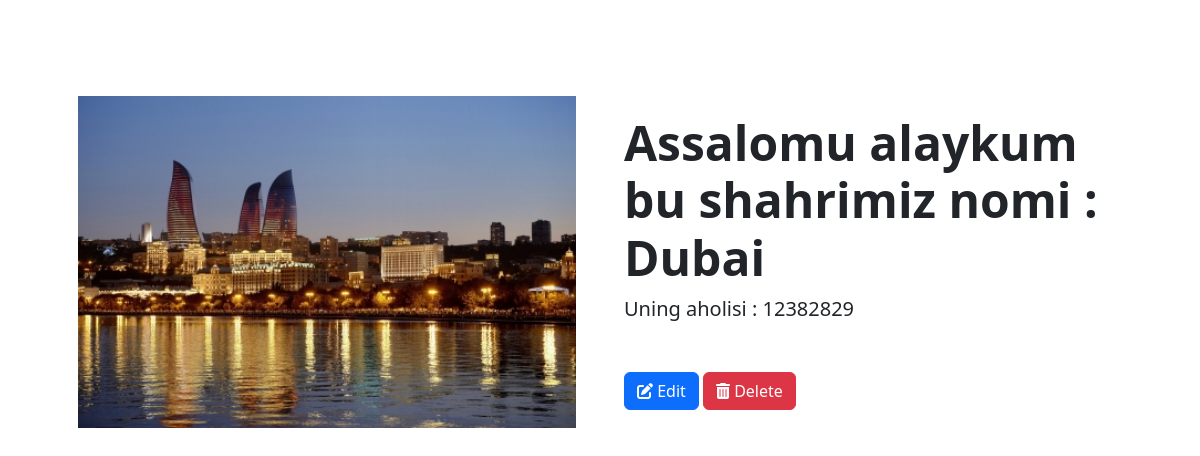
The app's page /batafsil/1/ with its own data.
### air/models.py (models this page shows, shortened)
class Air(models.Model):
    name = models.CharField(max_length=100)
    aholi = models.PositiveIntegerField()
    category = models.ForeignKey(Category, on_delete=models.CASCADE, related_name='airs')
    image = models.ImageField(upload_to='air_images', null=True)

### air/views.py (the view)
# urls.py: path('batafsil/<int:id>/',batafsil ,name="batafsil"),
def batafsil(request, id):
    air = get_object_or_404(Air, id=id)
    categories = Category.objects.all()
    reys = Reys.objects.all()
    return render(request, 'batafsil.html', context={'air': air, "cats": categories, "reys": reys})

### templates/batafsil.html (shortened to what this page needs)
<link rel="stylesheet" href="https://cdnjs.cloudflare.com/ajax/libs/font-awesome/6.5.2/css/all.min.css" />
<link href="https://cdn.jsdelivr.net/npm/bootstrap@5.3.3/dist/css/bootstrap.min.css" rel="stylesheet">
        <section class="py-5">
            <div class="container px-4 px-lg-5 my-5">
                <div class="row gx-4 gx-lg-5 align-items-center">
                    <div class="col-md-6"><img class="card-img-top mb-5 mb-md-0" src="{{air.image.url}}" alt="..." /></div>
                    <div class="col-md-6">
                        <h1 class="display-5 fw-bolder">Assalomu alaykum bu shahrimiz nomi : {{air.name}}</h1>
                        <div class="fs-5 mb-5">
                            <span>Uning aholisi : {{air.aholi}}</span>
                        </div>
                        <td>
                            <a class="btn btn-primary" href="{% url 'update_air' air.id %}">
                                <i class="fas fa-edit"></i> Edit
                            </a>
                            <a class="btn btn-danger" href="{% url 'delete_air' air.id %}">
                                <i class="fas fa-trash-alt"></i> Delete
                            </a>
                        </td>
                        </div>
                    </div>
                </div>
        </section>

### records on screen
Air: image (picture), name "Dubai", aholi "12382829"
